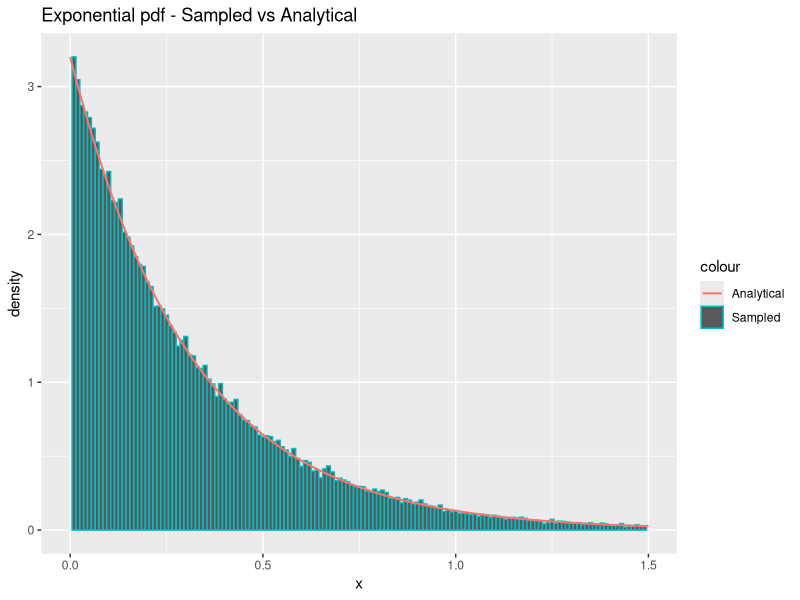
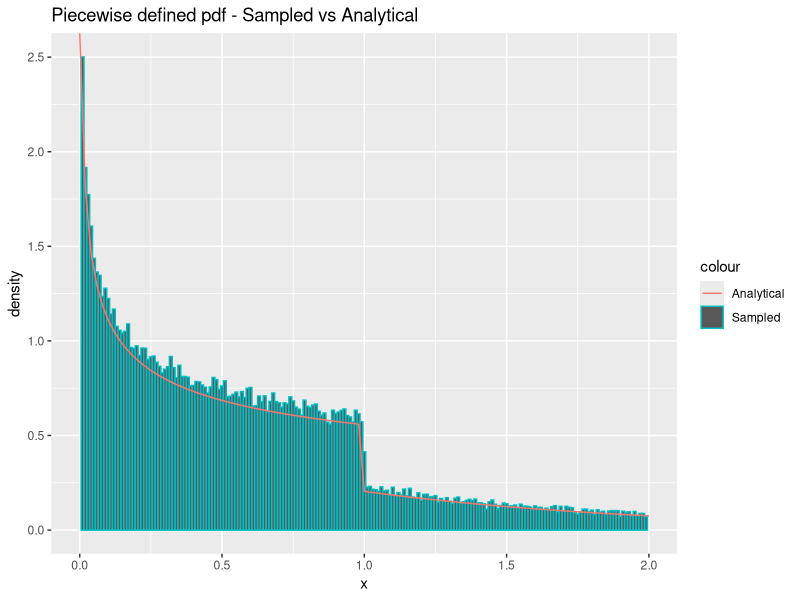
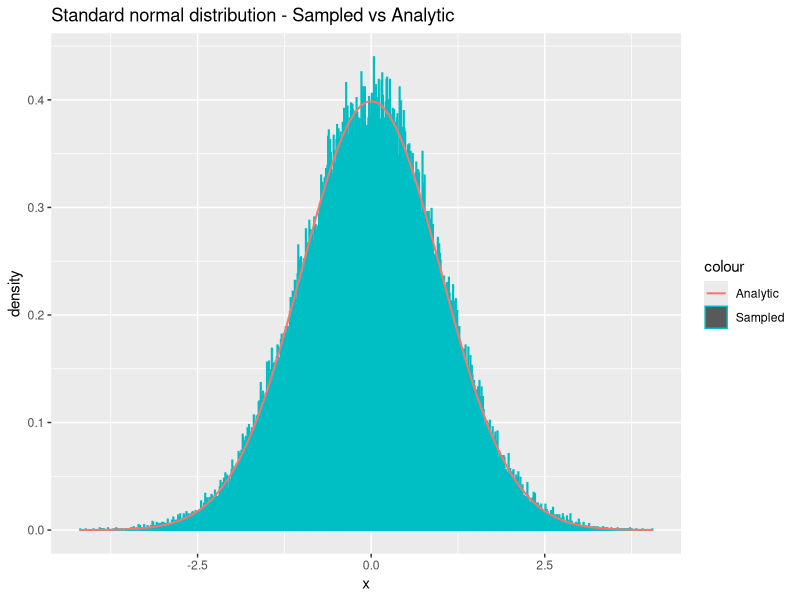

Generate these figures, in order, with R:
## ---- chunk 1
  sample_exponential = function(n, lambda) {
    uniforms = runif(n)
    return(exponentials = -1/lambda * log(uniforms))
  }
## ---- chunk 2
  n = 100000
  lambda = 3.2
  
  x = sample_exponential(n, lambda)
  cat('Theoretical mean:', 1/lambda, '\n')
  cat('Sample mean:', mean(x), '\n----\n')
  cat('Theoretical variance:', 1/lambda^2, '\n')
  cat('Sample variance:', var(x), '\n')
## ---- chunk 3
  library(ggplot2)
  df = data.frame(theo=seq(0,max(x),length.out=n), x=x)
  ggplot(df, aes(x=x)) +
    geom_histogram(aes(y = ..density.., color = "Sampled"), binwidth=0.01) +
    stat_function(fun=dexp,geom = "line",size=0.7,args=(mean=lambda),aes(color="Analytical")) +
    ggtitle("Exponential pdf - Sampled vs Analytical") +
    labs(x='x', y='density') +
    xlim(0, 1.5)
## ---- chunk 4
  density_g = function(x, alpha) {
    c = alpha*exp(1)/(alpha + exp(1))
    density = vector(length = length(x))
    density[x < 1.] = c*x[x<1.]^(alpha-1)
    density[x >= 1.] = c*exp(-x[x>=1.])
    return(as.double(density))
  }


  sample_g = function(n, alpha) {
    c = (alpha * exp(1)) / (alpha + exp(1))
    u = runif(n)
    samples = vector(length=length(u))
    samples[u < c/alpha] = (alpha/c*u[u < c/alpha])^(1/alpha)
    samples[u >= c/alpha] = log(c / (1 - u[u >= c/alpha]))
    return(samples)
  }
## ---- chunk 5
  n=100000
  alpha = 0.7
  x = sample_g(n, alpha)
  cat("Empirical mean:", mean(x), "\n")
  c = (alpha * exp(1)) / (alpha + exp(1))
  cat("Theoretical mean:", c/(alpha+1) + 2 * c / exp(1), "\n")
  cat("----\n")
  cat("Empirical variance:", var(x), "\n")
  cat("Theoretical variance:", c/(alpha+2) + 5*c/exp(1) - (c/(alpha+1) + 2*c/exp(1))^2)
## ---- chunk 6
  library(ggplot2)
  df <- data.frame(theo=seq(0,max(x),length.out=n), x=x)
  ggplot(df, aes(x = x)) +
    geom_histogram(aes(y = ..density.., color = "Sampled"), binwidth=0.01) +
    stat_function(fun=density_g,geom = "line",size=0.5,args=(mean=alpha),aes(color="Analytical")) + 
    xlim(0, 2) + 
    ggtitle("Piecewise defined pdf - Sampled vs Analytical") + labs(x='x', y='density')
## ---- chunk 7
  # TODO: only works with even n
  sample_standard_normal = function(n) {
    x_1 = runif(n/2, 0, 2*pi)
    x_2 = sample_exponential(n/2, lambda=1/2)
    y_1 = sqrt(x_2) * cos(x_1)
    y_2 = sqrt(x_2) * sin(x_1)
    return(c(y_1, y_2))
  }
## ---- chunk 8
  n = 100000
  y = sample_standard_normal(n)
  
  cat("Empirical mean:", mean(y), "\n")
  cat("Theoretical mean:", 0, '\n')
  cat("----\n")
  cat("Empirical variance:", var(y), "\n")
  cat("Theoretical variance:", 1, "\n")

## ---- chunk 9
  library(ggplot2)
  df = data.frame(theo=seq(0,max(x),length.out=n), x=y)
  ggplot(df, aes(x=y)) +
    geom_histogram(aes(y = ..density.., color = "Sampled"), binwidth=0.01) +
    stat_function(fun=dnorm,geom = "line",size=0.7,args=list(0,1),aes(color="Analytic")) +
    ggtitle("Standard normal distribution - Sampled vs Analytic") +
    labs(x='x', y='density')
## ---- chunk 10
sample_normal_d = function(d, mu, sigma) {
  x = sample_standard_normal(d)
  y <- mu + t(chol(sigma))%*%x
  return(y)
}
## ---- chunk 11

d = 2
n = 100000
mu = c(1.5, 3)
sigma = matrix(c(5,7,7,10),ncol=d,nrow=d)
samples = matrix(NA, ncol=d, nrow=n)
for (i in 1:n){
  samples[i,] = sample_normal_d(d,mu,sigma) # Draw n samples
}

average = apply(samples, 2, mean)
print("Mean vector:")
print.data.frame(data.frame(average))
covmat = cov(samples)
print("Covariance matrix:")
print.data.frame(data.frame(covmat))
## ---- chunk 12
n = 100000
x = sample_standard_normal(n)

hit_counter = 0
for (num in x) {
  if (num > 4) {
    hit_counter = hit_counter + 1
    
  }
}

cat(hit_counter/length(x)*100, " percent.")
